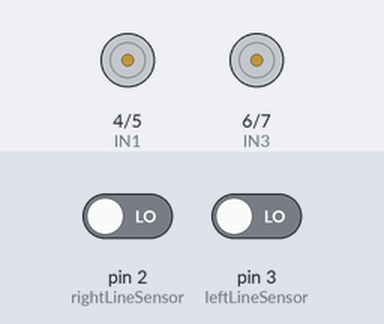
This sketch was run on a simulated Arduino Uno, built with avr-gcc and run on an emulated ATmega328P. Shown: motor-driver pin pairs drawn as motors (green arrow = first pin HIGH = forward, orange = second pin HIGH = backward, longer = more drive). The inputs (shaded band) are chosen by the test bench; at power-on: pin 2 (rightLineSensor) LOW, pin 3 (leftLineSensor) LOW.

Above: at 1.2 s.
1.3 s: pin 2 (rightLineSensor) driven HIGH
At 2.4 s:
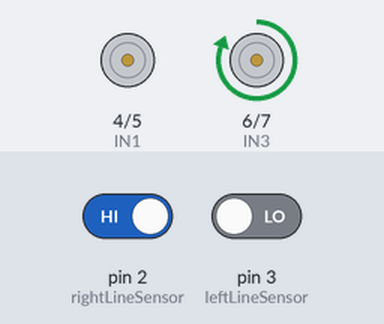
2.8 s: pin 3 (leftLineSensor) driven HIGH
At 3.6 s:
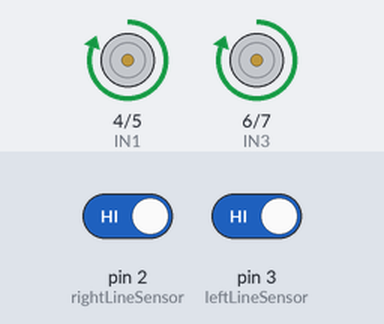
4.3 s: pin 2 (rightLineSensor) driven LOW
At 4.7 s:
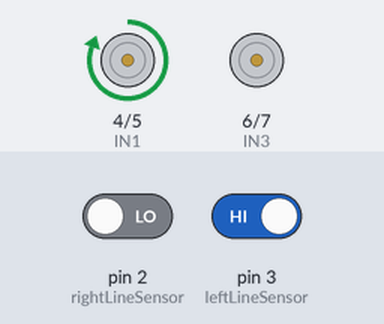
5.8 s: pin 3 (leftLineSensor) driven LOW
At 7.1 s:
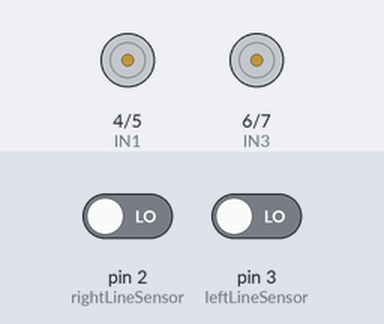
Timing chart, 0 to 8.3 s (numbered marks = the images above; inputs shaded):
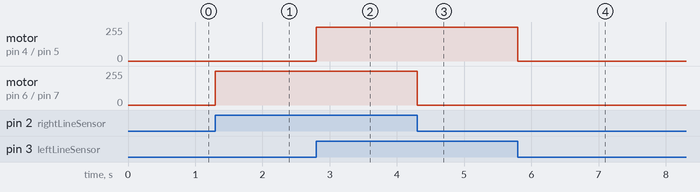

Measured:
- after the input at 1.3 s, motor on pin 6 (IN3) / pin 7 (IN4): stopped → forward 255/255 at once
- after the input at 2.8 s, motor on pin 4 (IN1) / pin 5 (IN2): stopped → forward 255/255 at once
- after the input at 4.3 s, motor on pin 6 (IN3) / pin 7 (IN4): forward 255/255 → stopped at once
- after the input at 5.8 s, motor on pin 4 (IN1) / pin 5 (IN2): forward 255/255 → stopped at once

The sketch:

LineTracer_NY_1202.ino
```cpp
#include "Arduino.h"

#define IN1 4//5
#define IN2 5//6
#define IN3 6//10
#define IN4 7//11
int speed = 50;


//int sensor = 9;
int leftLineSensor=3;//12
int rightLineSensor=2;//13

void forward(){
  digitalWrite(IN1, 1);
  digitalWrite(IN2, 0);
  digitalWrite(IN3, 1);
  digitalWrite(IN4, 0);
}

void back(){
  digitalWrite(IN1, 0);
  digitalWrite(IN2, 1);
  digitalWrite(IN3, 0);
  digitalWrite(IN4, 1);
}

void left(){
  digitalWrite(IN1, 0);
  digitalWrite(IN2, 0);
  digitalWrite(IN3, 1);
  digitalWrite(IN4, 0);
}

void right(){
  digitalWrite(IN1, 1);
  digitalWrite(IN2, 0);
  digitalWrite(IN3, 0);
  digitalWrite(IN4, 0);
}

void stop(){
  digitalWrite(IN1, 0);
  digitalWrite(IN2, 0);
  digitalWrite(IN3, 0);
  digitalWrite(IN4, 0);
}

void setup() {
  pinMode(IN1, OUTPUT);
  pinMode(IN2, OUTPUT);
  pinMode(IN3, OUTPUT);
  pinMode(IN4, OUTPUT);
  pinMode(leftLineSensor, INPUT);
  pinMode(rightLineSensor, INPUT);
  analogWrite(IN1, 1);
  analogWrite(IN2, 1);
  analogWrite(IN3, 1);
  analogWrite(IN4, 1);
  //pinMode(IN1,OUTPUT);
  //pinMode(IN2,OUTPUT);
  //pinMode(IN3,OUTPUT);
  //pinMode(IN4,OUTPUT);
}
 void loop() {
  if (digitalRead(leftLineSensor) && digitalRead(rightLineSensor)) {
    forward();
  }

  else if (!digitalRead(leftLineSensor) && digitalRead(rightLineSensor)) {
    left();
  }

  else if (digitalRead(leftLineSensor) && !digitalRead(rightLineSensor)) {
    right();
  }
  else if (!digitalRead(leftLineSensor) && !digitalRead(rightLineSensor)) {
    stop();
  }


}
```
